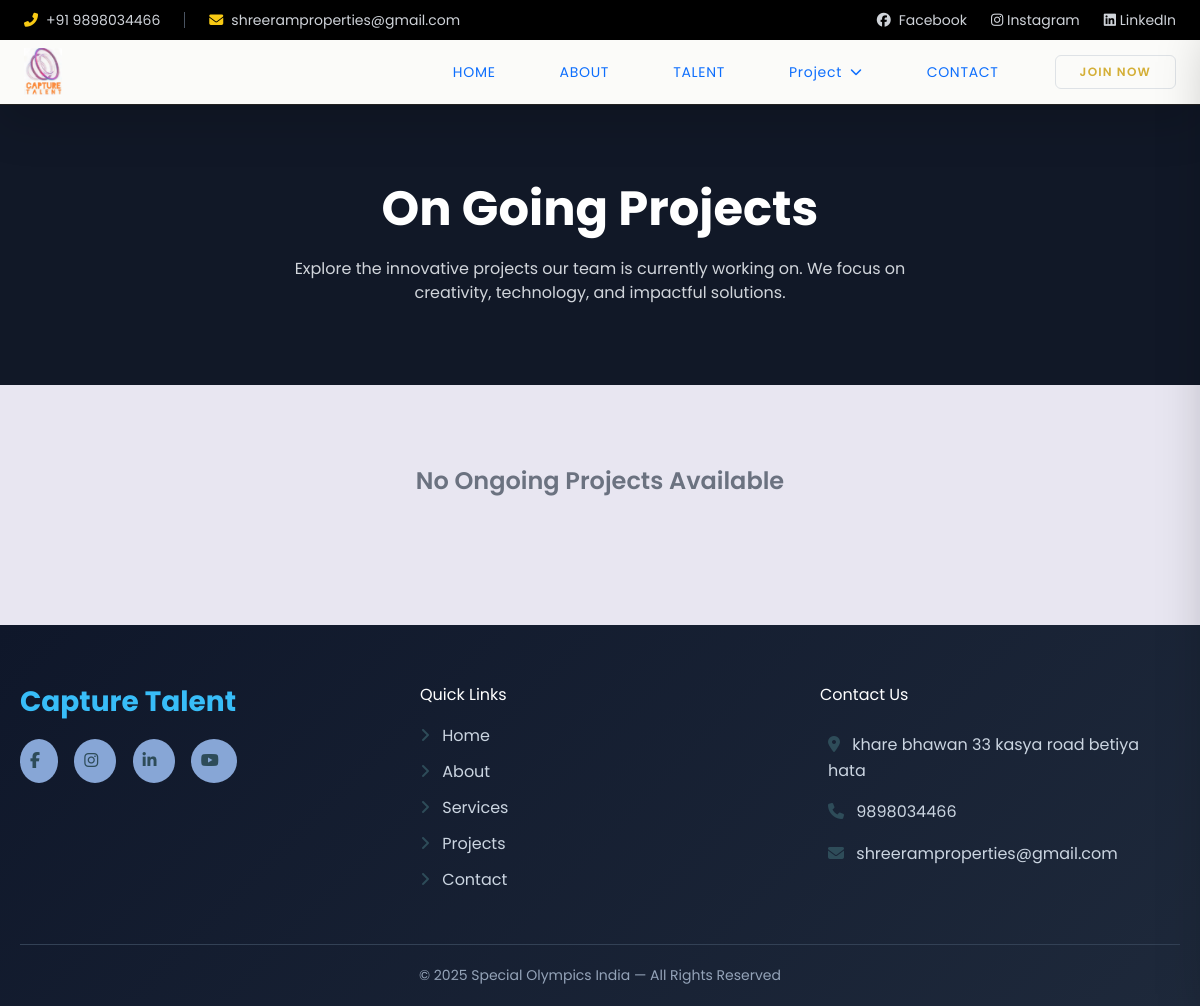
The app's page /project/ongoing/, older data.
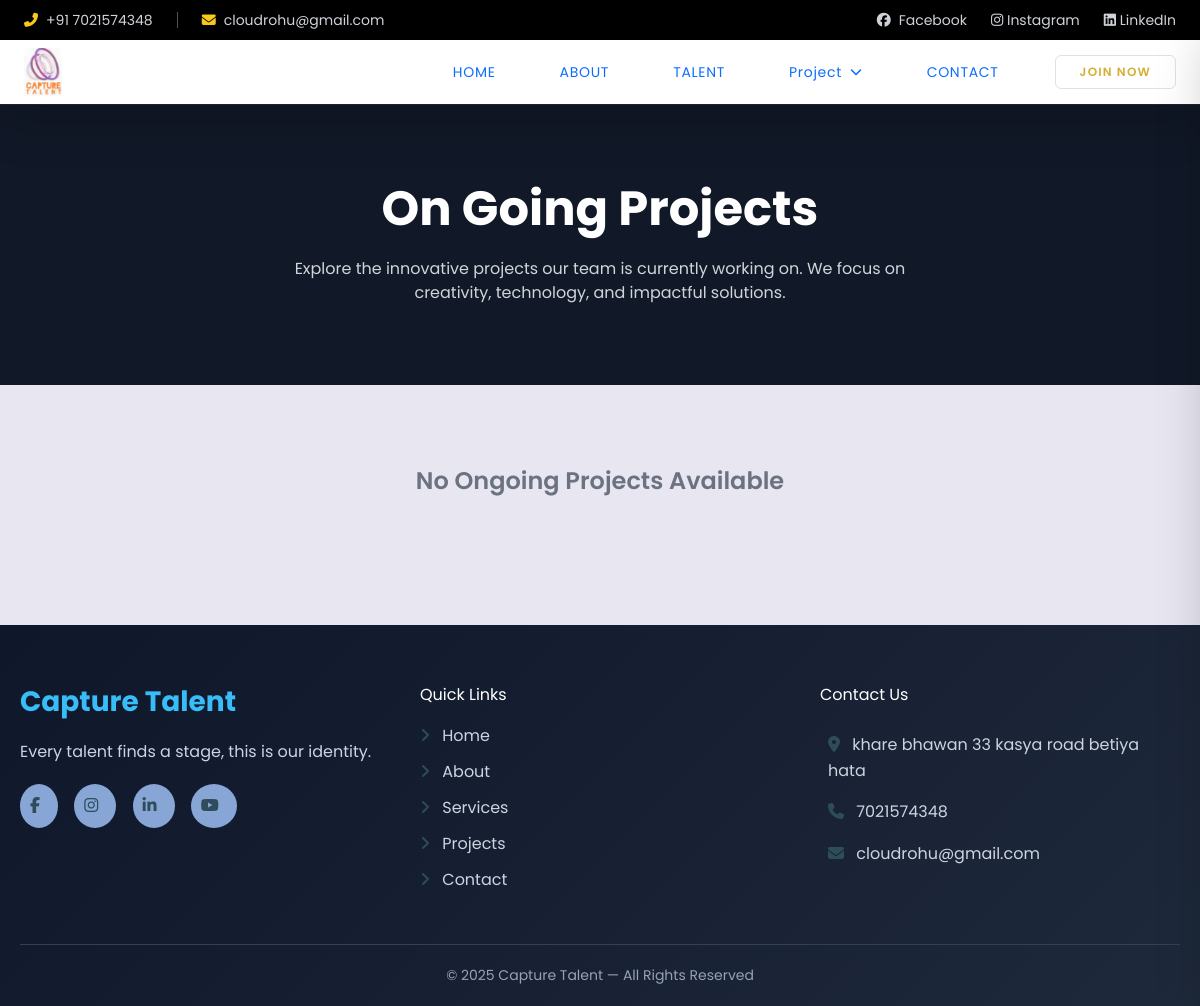
The same page, newer data.
### home/models.py (models this page shows, shortened)
class SiteSetting(models.Model):
    site_name = models.CharField(max_length=200,)
    logo = models.ImageField(upload_to="settings/", blank=True, null=True)
    favicon = models.ImageField(upload_to="settings/", blank=True, null=True)
    tagline = models.CharField(max_length=300, blank=True)
    copyright = models.CharField(max_length=300, blank=True)
    nav_color = models.CharField(max_length=300, blank=True)
    text_color = models.CharField(max_length=300, blank=True)
    about_banner = models.ImageField(upload_to="about_banner/", blank=True, null=True)
    contect_banner = models.ImageField(upload_to="contect_banner/", blank=True, null=True)
    phone = models.CharField(max_length=50, blank=True)
    email = models.EmailField(blank=True)
    address = models.TextField(blank=True)
    googlemap = models.TextField(blank=True, null=True)
    the_journey_background_video = models.FileField(upload_to="the_journey_background_video/", blank=True, null=True)
    youtube = models.URLField(max_length=500, blank=True)
    instagram = models.URLField(max_length=500, blank=True)
    linkdin = models.URLField(max_length=500, blank=True)
    facebook = models.URLField(max_length=500, blank=True)
    seo_title = models.CharField(max_length=255, blank=True)
    seo_description = models.TextField(blank=True)
    updated_on = models.DateTimeField(auto_now=True)

### projects/views.py (the view)
# urls.py: path('ongoing/', views.ongoing_projects, name='ongoing'),
def ongoing_projects(request):
    site_setting = SiteSetting.objects.order_by('-id').first()
    projects = OngoingProject.objects.select_related('category').all()
    context = {
        'site_setting': site_setting,
        "projects": projects
    }
    return render(request, "projects/on-going.html",context)

### home/templates/projects/on-going.html (shortened to what this page needs)
{% extends 'base.html' %}
{% load static %}
{% block content %}
<section class="bg-gray-900 text-white py-20 text-center">
    <h1 class="text-4xl md:text-5xl font-bold">
        On Going Projects
    </h1>
    <p class="mt-4 text-gray-300 max-w-2xl mx-auto">
        Explore the innovative projects our team is currently working on.
        We focus on creativity, technology, and impactful solutions.
    </p>
</section>
{% if projects %}
<section class="py-16 bg-gray-50">
    <div class="max-w-7xl mx-auto px-6">
        <div class="grid md:grid-cols-2 lg:grid-cols-3 gap-10">
            {% for project in projects %}
            <div class="bg-white -xl shadow-md overflow-hidden hover:shadow-xl transition">
                <img src="{{ project.image.url }}" class="w-full h-56 object-cover">
                <div class="p-6">
                    <span class="text-sm text-blue-600 font-semibold">
                        {{ project.category.name }}
                    </span>
                    <h3 class="text-xl font-bold mt-2">
                        {{ project.title }}
                    </h3>
                    <p class="text-gray-600 mt-3 text-sm">
                        {{ project.description|truncatewords:18 }}
                    </p>
                    <a href="javascript:void(0)" class="openProject text-blue-600 font-semibold" data-title="{{ project.title }}" data-category="{{ project.category.name }}" data-image="{{ project.image.url }}" data-desc="{{ project.description }}">
                        View Project →
                    </a>
                </div>
            </div>
            {% endfor %}
        </div>
    </div>
</section>
{% else %}
<div class="text-center py-20">
    <h2 class="text-2xl font-semibold text-gray-500">
        No Ongoing Projects Available
    </h2>
</div>
{% endif %}
{% endblock %}

### home/templates/includes/_header.html (shortened to what this page needs)
{% load static %}
<div class="bg-black text-gray-300 text-sm hidden md:block">
    <div class="max-w-7xl mx-auto px-4">
        <div class="flex justify-between items-center h-10">
            <div class="flex items-center space-x-6">
                <span class="flex items-center space-x-2">
                    <i class="fas fa-phone-alt text-yellow-400"></i>
                    <span>+91 {{site_setting.phone}}</span>
                </span>
                <span class="flex items-center space-x-2">
                    <i class="fas fa-envelope text-yellow-400"></i>
                    <span>{{site_setting.email}}</span>
                </span>
            </div>
            <div class="flex items-center gap-6">
                <a href="{{ site_setting.facebook }}" class="hover:text-white flex items-center gap-2">
                    <i class="fa-brands fa-facebook"></i> Facebook
                </a>
                <a href="{{ site_setting.instagram }}" class="hover:text-white">
                    <i class="fa-brands fa-instagram"></i> Instagram
                </a>
                <a href="{{ site_setting.linkdin }}" class="hover:text-white">
                    <i class="fa-brands fa-linkedin"></i> LinkedIn
                </a>
            </div>
        </div>
    </div>
</div>
<header class="bg-[{{site_setting.nav_color}}] text-white shadow-lg sticky top-0 z-50 border-b border-[#222]">
    <div class="max-w-7xl mx-auto px-4">
        <div class="flex justify-between items-center py-2">
            <div>
                <img src="{{ site_setting.logo.url }}" alt="Logo" class="h-12">
            </div>
            <nav class="hidden md:flex items-center text-sm uppercase tracking-wider relative">
                <div class="flex items-center space-x-8">
                    <a href="/" class="nav-link {% if request.path == '/' %}active text-[#d4af37]{% endif %}">
                        Home
                    </a>
                    <a href="{% url "home:about" %}"  class="nav-link {% if request.path == '/about/' %}active text-[#d4af37]{% endif %}">
                        About
                    </a>
                    <a href="{% url "home:portfolio" %}" class="nav-link hover:text-[#d4af37]">
                        Talent
                    </a>
                    <div class="relative">
                        <button id="projectBtn" class="nav-link hover:text-[#d4af37] flex items-center gap-2">
                            Project
                            <i class="fa-solid fa-chevron-down text-xs"></i>
                        </button>
                    </div>
                    <a href="{% url 'home:contact' %}" class="nav-link hover:text-[#d4af37]">
                        Contact
                    </a>
                </div>
                <a href="#" class="ml-10 px-6 py-2 border border-[#d4af37] text-[#d4af37] text-xs font-semibold tracking-widest rounded-md hover:bg-[#d4af37] hover:text-White transition duration-300">
                    JOIN NOW
                </a>
            </nav>
        </div>
    </div>
</header>

### home/templates/includes/_footer.html (shortened to what this page needs)
<footer class="footer mt-5">
    <div class="footer-container">
        <div class="footer-box">
            <h2 class="footer-logo">
                {{ site_setting.site_name }}
            </h2>
            <p>
                {{ site_setting.tagline }}
            </p>
            <div class="social-icons">
                {% if site_setting.facebook %}
                <a href="{{ site_setting.facebook }}" target="_blank">
                    <i class="fab fa-facebook-f"></i>
                </a>
                {% endif %}
                {% if site_setting.instagram %}
                <a href="{{ site_setting.instagram }}" target="_blank">
                    <i class="fab fa-instagram"></i>
                </a>
                {% endif %}
                {% if site_setting.linkdin %}
                <a href="{{ site_setting.linkdin }}" target="_blank">
                    <i class="fab fa-linkedin-in"></i>
                </a>
                {% endif %}
                {% if site_setting.youtube %}
                <a href="{{ site_setting.youtube }}" target="_blank">
                    <i class="fab fa-youtube"></i>
                </a>
                {% endif %}
            </div>
        </div>
        <div class="footer-box">
            <h3>Quick Links</h3>
            <ul>
                <li><a href="/"><i class="fa-solid fa-angle-right"></i> Home</a></li>
                <li><a href="{% url 'home:about' %}"><i class="fa-solid fa-angle-right"></i> About</a></li>
                <li><a href="/"><i class="fa-solid fa-angle-right"></i> Services</a></li>
                <li><a href="/"><i class="fa-solid fa-angle-right"></i> Projects</a></li>
                <li><a href=""><i class="fa-solid fa-angle-right"></i> Contact</a></li>
            </ul>
        </div>
        <div class="footer-box">
            <h3>Contact Us</h3>
            {% if site_setting.address %}
            <p class="p-2">
                <i class="fa-solid fa-location-dot"></i>
                {{ site_setting.address }}
            </p>
            {% endif %}
            {% if site_setting.phone %}
            <p class="p-2">
                <i class="fa-solid fa-phone"></i>
                {{ site_setting.phone }}
            </p>
            {% endif %}
            {% if site_setting.email %}
            <p class="p-2">
                <i class="fa-solid fa-envelope"></i>
                {{ site_setting.email }}
            </p>
            {% endif %}
        </div>
    </div>
    <div class="footer-bottom">
        <p>
            © {{ site_setting.copyright }}
        </p>
    </div>
</footer>

Row changes from the older to the newer data that the page shows:
changed SiteSetting "Capture Talent": phone "9898034466" → "7021574348"; email "shreeramproperties@gmail.com" → "cloudrohu@gmail.com"; nav_color "#FBFBF9" → "#ffffff" (drawn); tagline (not shown) → "Every talent finds a stage, this is our identity."; copyright "2025 Special Olympics India — All Rights Reserved" → "2025 Capture Talent — All Rights Reserved"
